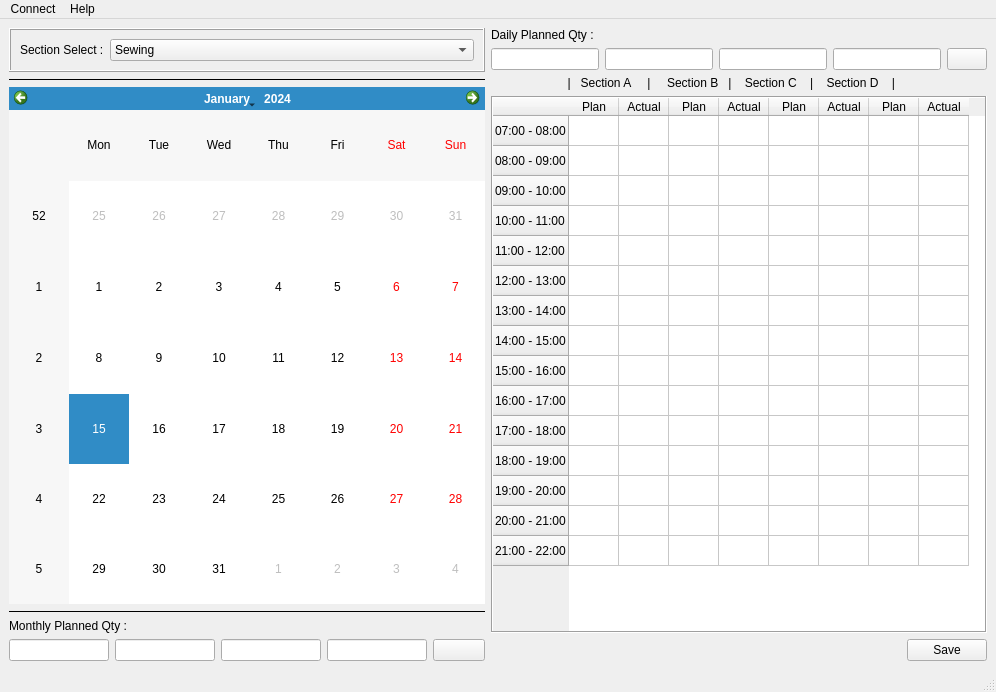
<?xml version="1.0" encoding="UTF-8"?>
<ui version="4.0">
 <class>MainWindow</class>
 <widget class="QMainWindow" name="MainWindow">
  <property name="geometry">
   <rect>
    <x>0</x>
    <y>0</y>
    <width>996</width>
    <height>692</height>
   </rect>
  </property>
  <property name="windowTitle">
   <string>MainWindow</string>
  </property>
  <widget class="QWidget" name="centralwidget">
   <layout class="QGridLayout" name="gridLayout_2">
    <item row="0" column="0">
     <layout class="QVBoxLayout" name="verticalLayout_2">
      <item>
       <widget class="QFrame" name="horizontalFrame">
        <property name="frameShape">
         <enum>QFrame::Box</enum>
        </property>
        <property name="frameShadow">
         <enum>QFrame::Raised</enum>
        </property>
        <layout class="QHBoxLayout" name="horizontalLayout_5">
         <item>
          <widget class="QLabel" name="label">
           <property name="sizePolicy">
            <sizepolicy hsizetype="Fixed" vsizetype="Preferred">
             <horstretch>0</horstretch>
             <verstretch>0</verstretch>
            </sizepolicy>
           </property>
           <property name="text">
            <string>Section Select :</string>
           </property>
          </widget>
         </item>
         <item>
          <widget class="QComboBox" name="comboBox">
           <item>
            <property name="text">
             <string>Sewing</string>
            </property>
            <property name="icon">
             <iconset resource="rersource.qrc">
              <normaloff>:/Images/7a516f46d08dcaecf20c0184a3b6993a.jpg</normaloff>:/Images/7a516f46d08dcaecf20c0184a3b6993a.jpg</iconset>
            </property>
           </item>
          </widget>
         </item>
        </layout>
       </widget>
      </item>
      <item>
       <widget class="Line" name="line">
        <property name="frameShadow">
         <enum>QFrame::Plain</enum>
        </property>
        <property name="lineWidth">
         <number>1</number>
        </property>
        <property name="midLineWidth">
         <number>2</number>
        </property>
        <property name="orientation">
         <enum>Qt::Horizontal</enum>
        </property>
       </widget>
      </item>
      <item>
       <widget class="QCalendarWidget" name="calendarWidget"/>
      </item>
      <item>
       <widget class="Line" name="line_2">
        <property name="frameShadow">
         <enum>QFrame::Plain</enum>
        </property>
        <property name="midLineWidth">
         <number>2</number>
        </property>
        <property name="orientation">
         <enum>Qt::Horizontal</enum>
        </property>
       </widget>
      </item>
      <item>
       <widget class="QLabel" name="label_2">
        <property name="text">
         <string>Monthly Planned Qty :</string>
        </property>
       </widget>
      </item>
      <item>
       <layout class="QHBoxLayout" name="horizontalLayout_6">
        <item>
         <widget class="QLineEdit" name="lineEdit_4">
          <property name="sizePolicy">
           <sizepolicy hsizetype="Fixed" vsizetype="Fixed">
            <horstretch>0</horstretch>
            <verstretch>0</verstretch>
           </sizepolicy>
          </property>
          <property name="maximumSize">
           <size>
            <width>100</width>
            <height>16777215</height>
           </size>
          </property>
         </widget>
        </item>
        <item>
         <widget class="QLineEdit" name="lineEdit_5">
          <property name="sizePolicy">
           <sizepolicy hsizetype="Fixed" vsizetype="Fixed">
            <horstretch>0</horstretch>
            <verstretch>0</verstretch>
           </sizepolicy>
          </property>
          <property name="maximumSize">
           <size>
            <width>100</width>
            <height>16777215</height>
           </size>
          </property>
         </widget>
        </item>
        <item>
         <widget class="QLineEdit" name="lineEdit_3">
          <property name="sizePolicy">
           <sizepolicy hsizetype="Fixed" vsizetype="Fixed">
            <horstretch>0</horstretch>
            <verstretch>0</verstretch>
           </sizepolicy>
          </property>
          <property name="maximumSize">
           <size>
            <width>100</width>
            <height>16777215</height>
           </size>
          </property>
         </widget>
        </item>
        <item>
         <widget class="QLineEdit" name="lineEdit">
          <property name="sizePolicy">
           <sizepolicy hsizetype="Fixed" vsizetype="Fixed">
            <horstretch>0</horstretch>
            <verstretch>0</verstretch>
           </sizepolicy>
          </property>
          <property name="maximumSize">
           <size>
            <width>100</width>
            <height>16777215</height>
           </size>
          </property>
         </widget>
        </item>
        <item>
         <widget class="QPushButton" name="pushButton">
          <property name="text">
           <string/>
          </property>
          <property name="icon">
           <iconset>
            <normaloff>Feedbin-Icon-home-edit.svg.png</normaloff>
            <activeon>edit-5-xxl.png</activeon>Feedbin-Icon-home-edit.svg.png</iconset>
          </property>
          <property name="iconSize">
           <size>
            <width>20</width>
            <height>20</height>
           </size>
          </property>
          <property name="checkable">
           <bool>true</bool>
          </property>
         </widget>
        </item>
       </layout>
      </item>
      <item>
       <layout class="QHBoxLayout" name="horizontalLayout"/>
      </item>
     </layout>
    </item>
    <item row="0" column="1">
     <layout class="QVBoxLayout" name="verticalLayout">
      <item>
       <widget class="QLabel" name="label_3">
        <property name="text">
         <string>Daily Planned Qty :</string>
        </property>
       </widget>
      </item>
      <item>
       <layout class="QHBoxLayout" name="horizontalLayout_7">
        <item>
         <widget class="QLineEdit" name="lineEdit_8"/>
        </item>
        <item>
         <widget class="QLineEdit" name="lineEdit_7"/>
        </item>
        <item>
         <widget class="QLineEdit" name="lineEdit_6"/>
        </item>
        <item>
         <widget class="QLineEdit" name="lineEdit_2"/>
        </item>
        <item>
         <widget class="QPushButton" name="pushButton_3">
          <property name="contextMenuPolicy">
           <enum>Qt::ActionsContextMenu</enum>
          </property>
          <property name="text">
           <string/>
          </property>
          <property name="icon">
           <iconset resource="rersource.qrc">
            <normaloff>:/Images/Feedbin-Icon-home-edit.svg.png</normaloff>
            <normalon>:/Images/Feedbin-Icon-home-edit.jpg</normalon>:/Images/Feedbin-Icon-home-edit.svg.png</iconset>
          </property>
         </widget>
        </item>
       </layout>
      </item>
      <item>
       <widget class="QLabel" name="label_4">
        <property name="text">
         <string>                       |   Section A     |     Section B   |    Section C    |    Section D    |</string>
        </property>
       </widget>
      </item>
      <item>
       <layout class="QHBoxLayout" name="horizontalLayout_4">
        <item>
         <widget class="QTableWidget" name="tableWidget">
          <property name="enabled">
           <bool>true</bool>
          </property>
          <property name="inputMethodHints">
           <set>Qt::ImhDigitsOnly</set>
          </property>
          <property name="frameShape">
           <enum>QFrame::Box</enum>
          </property>
          <property name="frameShadow">
           <enum>QFrame::Sunken</enum>
          </property>
          <property name="verticalScrollBarPolicy">
           <enum>Qt::ScrollBarAlwaysOff</enum>
          </property>
          <property name="horizontalScrollBarPolicy">
           <enum>Qt::ScrollBarAlwaysOff</enum>
          </property>
          <property name="autoScroll">
           <bool>true</bool>
          </property>
          <property name="iconSize">
           <size>
            <width>2</width>
            <height>2</height>
           </size>
          </property>
          <property name="textElideMode">
           <enum>Qt::ElideMiddle</enum>
          </property>
          <property name="verticalScrollMode">
           <enum>QAbstractItemView::ScrollPerItem</enum>
          </property>
          <property name="gridStyle">
           <enum>Qt::SolidLine</enum>
          </property>
          <property name="wordWrap">
           <bool>true</bool>
          </property>
          <property name="rowCount">
           <number>15</number>
          </property>
          <property name="columnCount">
           <number>8</number>
          </property>
          <attribute name="horizontalHeaderVisible">
           <bool>true</bool>
          </attribute>
          <attribute name="horizontalHeaderCascadingSectionResizes">
           <bool>false</bool>
          </attribute>
          <attribute name="horizontalHeaderDefaultSectionSize">
           <number>50</number>
          </attribute>
          <attribute name="horizontalHeaderMinimumSectionSize">
           <number>36</number>
          </attribute>
          <attribute name="horizontalHeaderShowSortIndicator" stdset="0">
           <bool>false</bool>
          </attribute>
          <attribute name="verticalHeaderVisible">
           <bool>true</bool>
          </attribute>
          <attribute name="verticalHeaderDefaultSectionSize">
           <number>30</number>
          </attribute>
          <attribute name="verticalHeaderMinimumSectionSize">
           <number>23</number>
          </attribute>
          <attribute name="verticalHeaderStretchLastSection">
           <bool>false</bool>
          </attribute>
          <row>
           <property name="text">
            <string>07:00 - 08:00</string>
           </property>
          </row>
          <row>
           <property name="text">
            <string>08:00 - 09:00</string>
           </property>
          </row>
          <row>
           <property name="text">
            <string>09:00 - 10:00</string>
           </property>
          </row>
          <row>
           <property name="text">
            <string>10:00 - 11:00</string>
           </property>
          </row>
          <row>
           <property name="text">
            <string>11:00 - 12:00</string>
           </property>
          </row>
          <row>
           <property name="text">
            <string>12:00 - 13:00</string>
           </property>
          </row>
          <row>
           <property name="text">
            <string>13:00 - 14:00</string>
           </property>
          </row>
          <row>
           <property name="text">
            <string>14:00 - 15:00</string>
           </property>
          </row>
          <row>
           <property name="text">
            <string>15:00 - 16:00</string>
           </property>
          </row>
          <row>
           <property name="text">
            <string>16:00 - 17:00</string>
           </property>
          </row>
          <row>
           <property name="text">
            <string>17:00 - 18:00</string>
           </property>
          </row>
          <row>
           <property name="text">
            <string>18:00 - 19:00</string>
           </property>
          </row>
          <row>
           <property name="text">
            <string>19:00 - 20:00</string>
           </property>
          </row>
          <row>
           <property name="text">
            <string>20:00 - 21:00</string>
           </property>
          </row>
          <row>
           <property name="text">
            <string>21:00 - 22:00</string>
           </property>
          </row>
          <column>
           <property name="text">
            <string>Plan</string>
           </property>
          </column>
          <column>
           <property name="text">
            <string>Actual</string>
           </property>
          </column>
          <column>
           <property name="text">
            <string>Plan</string>
           </property>
          </column>
          <column>
           <property name="text">
            <string>Actual</string>
           </property>
          </column>
          <column>
           <property name="text">
            <string>Plan</string>
           </property>
          </column>
          <column>
           <property name="text">
            <string>Actual</string>
           </property>
          </column>
          <column>
           <property name="text">
            <string>Plan</string>
           </property>
          </column>
          <column>
           <property name="text">
            <string>Actual</string>
           </property>
          </column>
         </widget>
        </item>
       </layout>
      </item>
      <item>
       <layout class="QHBoxLayout" name="horizontalLayout_2">
        <item>
         <spacer name="horizontalSpacer_4">
          <property name="orientation">
           <enum>Qt::Horizontal</enum>
          </property>
          <property name="sizeHint" stdset="0">
           <size>
            <width>40</width>
            <height>20</height>
           </size>
          </property>
         </spacer>
        </item>
        <item>
         <widget class="QPushButton" name="pushButton_2">
          <property name="text">
           <string>Save</string>
          </property>
          <property name="icon">
           <iconset>
            <normalon>3d6cfa22471.png</normalon>
           </iconset>
          </property>
          <property name="iconSize">
           <size>
            <width>20</width>
            <height>20</height>
           </size>
          </property>
         </widget>
        </item>
       </layout>
      </item>
     </layout>
    </item>
   </layout>
  </widget>
  <widget class="QMenuBar" name="menubar">
   <property name="geometry">
    <rect>
     <x>0</x>
     <y>0</y>
     <width>996</width>
     <height>28</height>
    </rect>
   </property>
   <widget class="QMenu" name="menuConnect">
    <property name="title">
     <string>Connect</string>
    </property>
    <addaction name="actionServer_Login"/>
    <addaction name="actionQuit"/>
   </widget>
   <widget class="QMenu" name="menuHelp">
    <property name="title">
     <string>Help</string>
    </property>
    <addaction name="actionAbout"/>
   </widget>
   <addaction name="menuConnect"/>
   <addaction name="menuHelp"/>
  </widget>
  <widget class="QStatusBar" name="statusbar"/>
  <action name="actionServer_Login">
   <property name="text">
    <string>Server Login</string>
   </property>
  </action>
  <action name="actionQuit">
   <property name="text">
    <string>Quit</string>
   </property>
  </action>
  <action name="actionAbout">
   <property name="text">
    <string>About</string>
   </property>
  </action>
 </widget>
 <resources>
  <include location="rersource.qrc"/>
 </resources>
 <connections/>
</ui>
